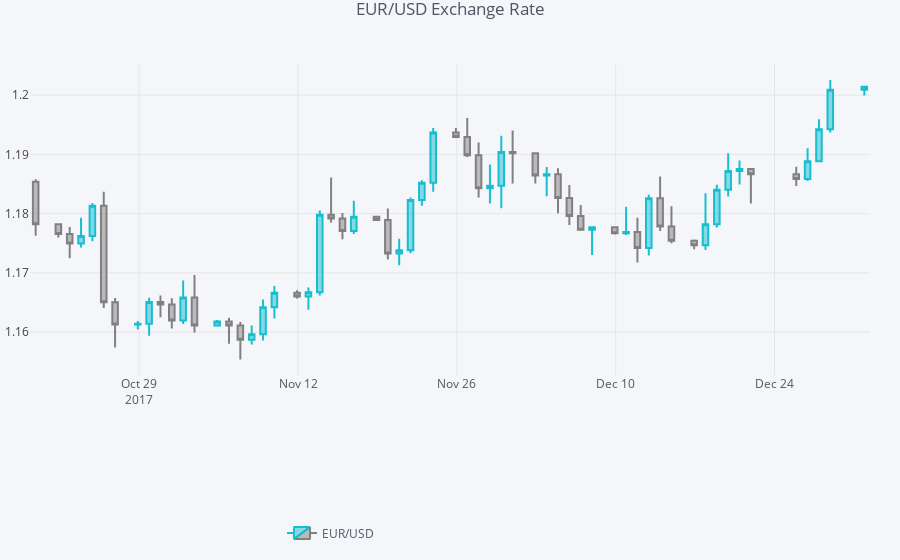

The notebook cell saved with this chart:
### Code cell
plyo.iplot(
       qf.iplot(asFigure=True),#The df.iplot() method is called with parameter asFigure=True to allow for local plottingand #embedding
                  #image ='png',
                  filename='qf_01' #The filename for the bitmap to be saved is specified (the file type extension is added #automatically).
)
